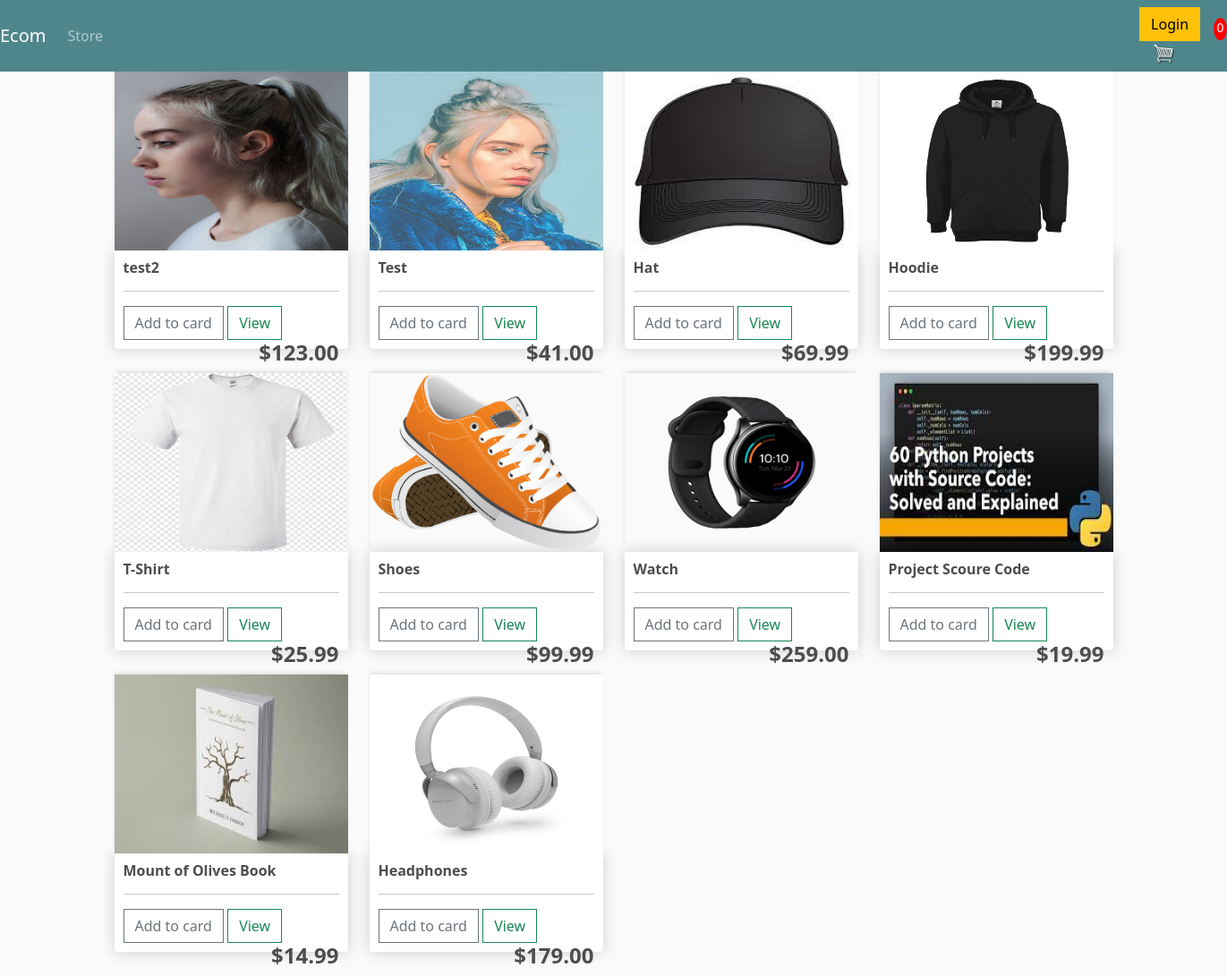
The page / on the database its author committed.
### store/models.py (models this page shows, shortened)
class Product(models.Model):
	name = models.CharField(max_length=200)
	price = models.DecimalField(max_digits=7, decimal_places=2)
	digital = models.BooleanField(default=False, null=True, blank=True)
	image = models.ImageField(null=True, blank=True)
	@property
	def imageURL(self):
		try:
			url = self.image.url
		except:
			url = ''
		return url

### store/views.py (the view)
# urls.py: path('', include('store.urls'))
def store(request):
	data = cartData(request)
	cartItems = data['cartItems']
	products = Product.objects.all().order_by('-id')
	context = {'products': products, 'cartItems': cartItems}
	return render(request, 'store/store.html', context)

### store/utils.py (called while the page is built, shortened)
def cookieCart(request):
	try:
		cart = json.loads(request.COOKIES['cart'])
	except:
		cart = {}
	items = []
	order = {'get_cart_total': 0, 'get_cart_items':0, 'shipping':False}
	cartItems = order['get_cart_items']
	return {'items': items, 'order': order, 'cartItems': cartItems}

def cartData(request):
	if request.user.is_authenticated:
		customer = request.user.customer
		order, created = Order.objects.get_or_create(customer=customer, complete=False)
		items = order.orderitem_set.all()
		cartItems = order.get_cart_items
	else:
		cookieData = cookieCart(request)
		cartItems = cookieData['cartItems']
		order = cookieData['order']
		items = cookieData['items']
	return {'items': items, 'order': order, 'cartItems': cartItems}

### store/templates/store/store.html
{% extends 'store/main.html' %}
{% load static %}
{% block content %}
	<div class="row">
		{% for product in products %}
		<div class="col-lg-3">
			<img src="{{product.imageURL}}" alt="placeholder" class="thumbnail">
			<div class="box-element product">
				<h6><strong>{{product.name}}</strong></h6>
				<hr>
				<button data-product="{{product.id}}" data-action="add"
				 class="btn btn-outline-secondary add-btn update-cart">Add to card</button>
				<a href="" class="btn btn-outline-success">View</a>
				<h4 style="display: inline-block; float: right" ><strong>
					${{product.price|floatformat:2}}
				</strong></h4>
			</div>
		</div>
		{% endfor %}
	</div>
{% endblock content %}

### store/templates/store/main.html (shortened to what this page needs)
<!DOCTYPE html>
{% load static %}
<html lang="en">
<head>
	<link href="https://cdn.jsdelivr.net/npm/bootstrap@5.3.0-alpha1/dist/css/bootstrap.min.css" rel="stylesheet">
	<link rel="stylesheet" type="text/css" href="{% static 'css/main.css' %}">
</head>
<body>
	{% include 'store/navbar.html' %}
	<div class="container">
	   {% block content %}
	   {% endblock content %}
    </div>
</body>
</html>

### store/templates/store/navbar.html (shortened to what this page needs)
{% load static %}
<nav class="navbar navbar-expand-lg navbar-dark bg-dark">
  <a class="navbar-brand" href="{% url 'store' %}">Ecom</a>
  <div class="collapse navbar-collapse" id="navbarSupportedContent">
    <ul class="navbar-nav mr-auto">
      <li class="nav-item active">
        <a class="nav-link" href="{% url 'store' %}">Store </a>
      </li>
    </ul>
    <div class="cart-login">
      {% if request.user.is_authenticated %}
      <a href="{% url 'customer' request.user.customer.id %}" class="text-dark text-decoration-none">
        <span class="hello-msg">Hello, {{request.user}} </span></a>
      <a href="{% url 'logout' %}" class="btn btn-danger">Logout</a>
      {% else %}
      <a href="{% url 'login' %}" class="btn btn-warning">Login</a>
      {% endif %}
      <a href="{% url 'cart' %}">
        <img id="cart-icon" src="{% static 'images/cart.png'%}" alt="">
      </a>
    </div>
    <p id="cart-total">{{cartItems}}</p>
  </div>
</nav>

### static/css/main.css (style rules this page uses)
body { background-color: hsl(0, 0%, 98%); }
.cart-login { margin-left:1150px; }
h1,h2,h3,h4,h5,h6 { color:hsl(0, 0%, 30%); }
.box-element { box-shadow:hsl(0, 0%, 80%) 0 0 16px; background-color: #fff; border-radius: 4px; padding: 10px; }
.thumbnail { width: 100%; height: 200px; -webkit-box-shadow: -1px -3px 5px -2px rgba(214,214,214,1); -moz-box-shadow: -1px -3px 5px -2px rgba(214,214,214,1); box-shadow: -1px -3px 5px -2px rgba(214,214,214,1); }
.product { border-radius: 0 0 4px 4px; }
.bg-dark { background-color: #4f868c!important; }
#cart-icon { width:25px; display: inline-block; margin-left: 15px; }
#cart-total { display: block; text-align: center; color:#fff; background-color: red; width: 20px; height: 25px; border-radius: 50%; font-size: 14px; }
.btn { border-radius: 0; }

### rows shown on the page
Product: imageURL (picture), name "test2", price "123.00"
Product: imageURL (picture), name "Test", price "41.00"
Product: imageURL (picture), name "Hat", price "69.99"
Product: imageURL (picture), name "Hoodie", price "199.99"
Product: imageURL (picture), name "T-Shirt", price "25.99"
Product: imageURL (picture), name "Shoes", price "99.99"
Product: imageURL (picture), name "Watch", price "259.00"
Product: imageURL (picture), name "Project Scoure Code", price "19.99"
Product: imageURL (picture), name "Mount of Olives Book", price "14.99"
Product: imageURL (picture), name "Headphones", price "179.00"

### other values the page prints
{{ cartItems }} "0"
